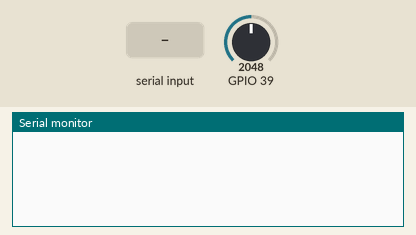
A sketch run on a simulated ESP32. Parts: the last lines printed to the serial monitor. The inputs (shaded band) are chosen by the test bench; at power-on: GPIO 39 = 2048.

Above: at 1.8 s.
1.9 s: GPIO 39 set to 2866
At 2.9 s:
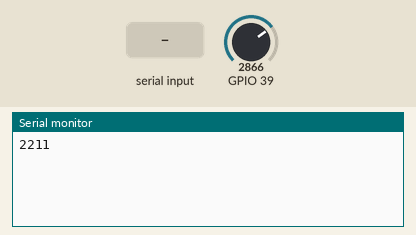
4.6 s: "1\n" received over Serial
At 5.1 s:
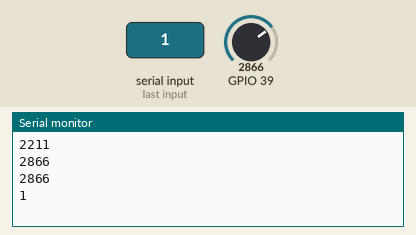
6.1 s: "0\n" received over Serial
At 6.26 s:
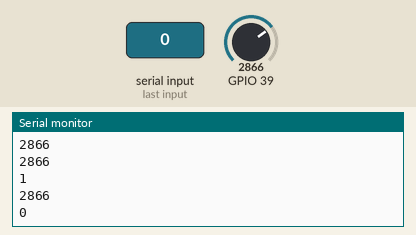
7.6 s: GPIO 39 set to 3603
At 9.3 s:
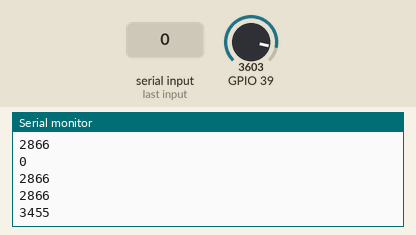
Timing chart, 0 to 10.1 s (numbered marks = the images above; inputs shaded):
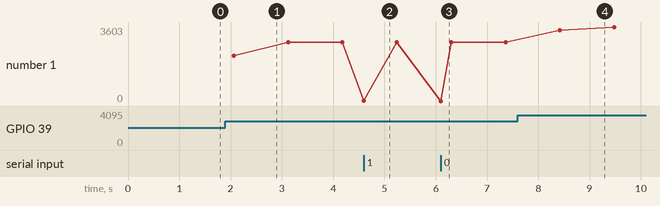

The sketch:

FreeRTOS_timer_interrupts_challenge.ino
```cpp
#if CONFIG_FREERTOS_UNICORE
static const BaseType_t app_cpu = 0;
#else
static const BaseType_t app_cpu = 1;
#endif

void task_a(void *pvParameters);
void task_b(void *pvParameters);
void onTimer();

// settings
static const uint16_t timer_divider = 500; //  Clock ticks at 10 Hz!
static const uint16_t timer_max_count = 1000000;
static const TickType_t taskDelay = 2000 / portTICK_PERIOD_MS;

// pins
static const int ledPin = LED_BUILTIN;

// globals
static hw_timer_t *timer = NULL;
static volatile int isr_counter;
static SemaphoreHandle_t bin_sem;
static int16_t buf_isr[10];
static int16_t buf_task[10];

void setup() {
  Serial.begin(9600);
  vTaskDelay(1000 / portTICK_PERIOD_MS);
  bin_sem = xSemaphoreCreateBinary();

  xTaskCreatePinnedToCore(
    task_a,
    "Task A",
    1024,
    NULL,
    2,
    NULL,
    app_cpu
  );

  xTaskCreatePinnedToCore(
    task_b,
    "Task B",
    1024,
    NULL,
    1,
    NULL,
    app_cpu
  );

  // analog pin
  pinMode(39, INPUT);

  // Create and start timer (num, divider, edge)
  timer = timerBegin(0, timer_divider, true);
  // Provide ISR to timer (timer, function, edge)
  timerAttachInterrupt(timer, &onTimer, true);
  // at what count should ISR trigger (timer, count, autoreload)
  timerAlarmWrite(timer, timer_max_count, true);
  // allows ISR to trigger
  timerAlarmEnable(timer);

  vTaskDelete(NULL);
}

uint8_t counter;

void IRAM_ATTR onTimer(){
  BaseType_t task_woken = pdFALSE;
  buf_isr[counter] = analogRead(39);
  counter ++;
  if(counter == 10){
    memcpy(&buf_task, &buf_isr, sizeof(int16_t) * 10);
    memset(&buf_isr, 0, 10);
    xSemaphoreGiveFromISR(bin_sem, &task_woken);
    if(task_woken){
      portYIELD_FROM_ISR();
    }
    counter = 0;
  }
}

void task_a(void*pvParameters){
  static uint16_t sum;
  while(1){
    xSemaphoreTake(bin_sem, portMAX_DELAY);
    for(int i = 0; i < 10; i++ ){
      sum += (buf_task[i]);
    }
    Serial.println(sum / 10);
    memset(buf_task, NULL, 10);
    sum = 0;
  }
}

void task_b(void *pvParameters){
  static const uint8_t buf_len = 200;
  uint8_t counter;
  static char buffer[buf_len];
  char c;
  while(1){
    while(Serial.available() > 0){
      c = Serial.read();
      if(c == '\n'){
        Serial.println(buffer);
        memset(buffer, NULL, buf_len);
        counter = 0;
      }
      else{
        if(counter < buf_len - 1){
          buffer[counter] = c;
          counter ++;
        }
      }
    }
  }
}

void loop() {
  // put your main code here, to run repeatedly:

}
```

Measured:
- after the input at 1.9 s, the serial monitor: prints a new line after 0.16 s (image 1)
- after the input at 4.6 s, the serial monitor: prints a new line at once (image 2)
- after the input at 6.1 s, the serial monitor: prints a new line at once (image 3)
- after the input at 7.6 s, the serial monitor: prints a new line after 0.82 s (image 4)
- plotted number 1: 2866 → 3603 after the input at 7.6 s
